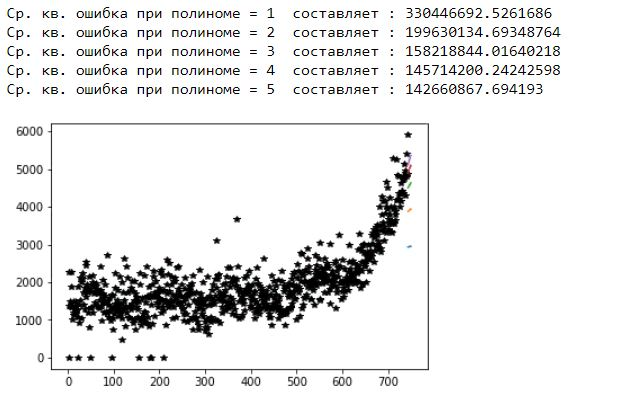

The script that drew this image:
import matplotlib.pyplot as plt 
import pandas as pd 
import numpy as np
import math
import csv

# Считываем данные с файла web_traffic.tsv.

df = pd.read_csv('web_traffic.tsv', sep='\t', header=None)

X, Y = df[0], df[1]

x = list(X)
y = list(Y)

# Фильтрация точек

for i in range(len(y)):
    if math.isnan(y[i]):
        y[i] = 0
    else:
        y[i] = y[i]
        
# Визуализация точек

plt.plot(x, y, 'k*')

# Создание массивов

numpy_x = np.array(x)
numpy_y = np.array(y)

#  Подбор коэффициентов с помощью метода polyfit

th0, th1 = np.polyfit(numpy_x, numpy_y, 1)
th2, th3, th4 = np.polyfit(numpy_x, numpy_y, 2)
th5, th6, th7, th8 = np.polyfit(numpy_x, numpy_y, 3)
th9, th10, th11, th12, th13 = np.polyfit(numpy_x, numpy_y, 4)
th14, th15, th16, th17, th18, th19 = np.polyfit(numpy_x, numpy_y, 5)

f1 = lambda x: th0*x + th1
f2 = lambda x: th2*x**2 + th3*x + th4
f3 = lambda x: th5*x**3 + th6*x**2 + th7*x + th8
f4 = lambda x: th9*x**4 + th10*x**3 + th11*x**2 + th12*x + th13
f5 = lambda x: th14*x**5 + th15*x**4 + th16*x**3 + th17*x**2 + th18*x + th19

# Вычисление среднеквадратичной ошибки 

def sq_error(X,Y,f_x=None): 
    squared_error = []; 
    for i in range(len(X)): 
        squared_error.append((f_x(X[i])-Y[i])**2) 
    return sum(squared_error)

print(f"Ср. кв. ошибка при полиноме = 1  составляет : {sq_error(x, y, f1)}")
print(f"Ср. кв. ошибка при полиноме = 2  составляет : {sq_error(x, y, f2)}")
print(f"Ср. кв. ошибка при полиноме = 3  составляет : {sq_error(x, y, f3)}")
print(f"Ср. кв. ошибка при полиноме = 4  составляет : {sq_error(x, y, f4)}")
print(f"Ср. кв. ошибка при полиноме = 5  составляет : {sq_error(x, y, f5)}")

# Отображение функций при разных значениях полиномы
x1 = list(range(744, 751))
func1 = np.poly1d(np.polyfit(numpy_x, numpy_y, 1))
plt.plot(x1, func1(x1))
func2 = np.poly1d(np.polyfit(numpy_x, numpy_y, 2))
plt.plot(x1, func2(x1))
func3 = np.poly1d(np.polyfit(numpy_x, numpy_y, 3))
plt.plot(x1, func3(x1))
func4 = np.poly1d(np.polyfit(numpy_x, numpy_y, 4))
plt.plot(x1, func4(x1))
func5 = np.poly1d(np.polyfit(numpy_x, numpy_y, 5))
plt.plot(x1, func5(x1))
